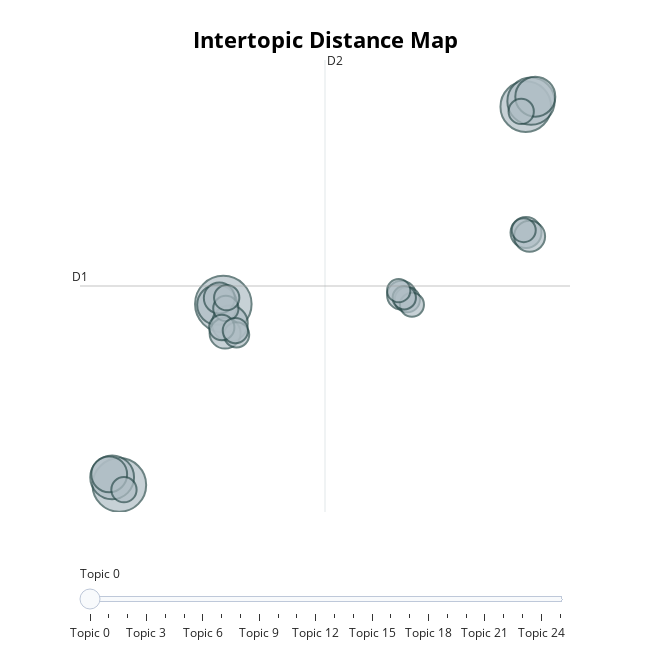

The notebook cell this image was saved under:
### Code cell
topic_model.visualize_topics()

### Figure 1 — Plotly figure (JSON) as saved in the notebook; plotly's stock layout.template omitted (floating-point values rounded to 4 significant figures)
{"data": [{"customdata": [[0, "corneal | pandemic | mask | athlete | political", 100], [1, "sexual | experience | health | ybmsm | woman", 90], [2, "withdrawal | cell | hsd | mx | tc", 80], [3, "gene | cm | sinws | cap | cell", 70], [4, "child | care | prevention | arid | hiv", 60], [5, "fi | value | dental | service | age", 50], [6, "film | gf | dog | vaccine | ct", 50], [7, "error | urine | injury | simulation | bladder", 40], [8, "pregnancy | exposure | association | life | mother", 40], [9, "variability | light | ice | fa | level", 30], [10, "knee | swing | nm | rad | damp", 30], [11, "unhealthy | cardiovascular | behaviour | chd | aac", 30], [12, "fecal | graze | gut | sample | host", 30], [13, "calf | feed | wm | mr | edms", 26], [14, "ptsd | disorder | amygdala | adjd | cpt", 20], [15, "hf | diuretic | iv | administration | home", 20], [16, "mri | scan | hearing | noise | exposure", 20], [17, "ed | overcrowding | patient | ihca | number", 20], [18, "csu | heartburn | rh | reflux | functional", 20], [19, "image | droplet | classification | manet | watershed", 20], [20, "work | job | employment | segment | stressor", 20], [21, "dengue | anti | housing | hepatitis | igg", 20], [22, "brain | matrix | printing | environment | design", 18], [23, "specie | plant | woody | forest | genus", 18], [24, "moisture | retrieval | soil | vegetation | sar", 17], [25, "carbon | route | financial | paper | market", 17]], "hovertemplate": "<b>Topic %{customdata[0]}</b><br>%{customdata[1]}<br>Size: %{customdata[2]}", "legendgroup": "", "marker": {"color": "#B0BEC5", "line": {"color": "DarkSlateGrey", "width": 2}, "size": [100, 90, 80, 70, 60, 50, 50, 40, 40, 30, 30, 30, 30, 26, 20, 20, 20, 20, 20, 20, 20, 20, 18, 18, 17, 17], "sizemode": "area", "sizeref": 0.0625, "symbol": "circle"}, "mode": "markers", "name": "", "orientation": "v", "showlegend": false, "type": "scatter", "x": [-4.406, -10.08, 12.1, 12.39, -10.47, -4.741, 12.62, -4.048, -10.63, 12.11, -4.308, -4.624, 12.31, 5.317, -4.267, -3.683, -4.491, -3.748, 11.85, 5.633, -4.221, -9.828, 5.889, 11.99, 5.47, 5.165], "xaxis": "x", "y": [1.922, -7.474, 12.18, 12.47, -7.084, 1.884, 12.7, 0.915, -6.924, 5.64, 0.4126, 2.235, 5.444, 2.386, 1.696, 0.3247, 0.7042, 0.5464, 11.93, 2.153, 2.254, -7.725, 1.889, 5.763, 2.253, 2.62], "yaxis": "y"}], "layout": {"annotations": [{"showarrow": false, "text": "D1", "x": -12.23, "y": 2.862, "yshift": 10}, {"showarrow": false, "text": "D2", "x": 1.143, "xshift": 10, "y": 14.61}], "height": 650, "hoverlabel": {"bgcolor": "white", "font": {"family": "Rockwell", "size": 16}}, "legend": {"itemsizing": "constant", "tracegroupgap": 0}, "margin": {"t": 60}, "shapes": [{"line": {"color": "#CFD8DC", "width": 2}, "type": "line", "x0": 1.143, "x1": 1.143, "y0": -8.883, "y1": 14.61}, {"line": {"color": "#9E9E9E", "width": 2}, "type": "line", "x0": -12.23, "x1": 14.51, "y0": 2.862, "y1": 2.862}], "sliders": [{"active": 0, "pad": {"t": 50}, "steps": [{"args": [{"marker.color": [["red", "#B0BEC5", "#B0BEC5", "#B0BEC5", "#B0BEC5", "#B0BEC5", "#B0BEC5", "#B0BEC5", "#B0BEC5", "#B0BEC5", "#B0BEC5", "#B0BEC5", "#B0BEC5", "#B0BEC5", "#B0BEC5", "#B0BEC5", "#B0BEC5", "#B0BEC5", "#B0BEC5", "#B0BEC5", "#B0BEC5", "#B0BEC5", "#B0BEC5", "#B0BEC5", "#B0BEC5", "#B0BEC5"]]}], "label": "Topic 0", "method": "update"}, {"args": [{"marker.color": [["#B0BEC5", "red", "#B0BEC5", "#B0BEC5", "#B0BEC5", "#B0BEC5", "#B0BEC5", "#B0BEC5", "#B0BEC5", "#B0BEC5", "#B0BEC5", "#B0BEC5", "#B0BEC5", "#B0BEC5", "#B0BEC5", "#B0BEC5", "#B0BEC5", "#B0BEC5", "#B0BEC5", "#B0BEC5", "#B0BEC5", "#B0BEC5", "#B0BEC5", "#B0BEC5", "#B0BEC5", "#B0BEC5"]]}], "label": "Topic 1", "method": "update"}, {"args": [{"marker.color": [["#B0BEC5", "#B0BEC5", "red", "#B0BEC5", "#B0BEC5", "#B0BEC5", "#B0BEC5", "#B0BEC5", "#B0BEC5", "#B0BEC5", "#B0BEC5", "#B0BEC5", "#B0BEC5", "#B0BEC5", "#B0BEC5", "#B0BEC5", "#B0BEC5", "#B0BEC5", "#B0BEC5", "#B0BEC5", "#B0BEC5", "#B0BEC5", "#B0BEC5", "#B0BEC5", "#B0BEC5", "#B0BEC5"]]}], "label": "Topic 2", "method": "update"}, {"args": [{"marker.color": [["#B0BEC5", "#B0BEC5", "#B0BEC5", "red", "#B0BEC5", "#B0BEC5", "#B0BEC5", "#B0BEC5", "#B0BEC5", "#B0BEC5", "#B0BEC5", "#B0BEC5", "#B0BEC5", "#B0BEC5", "#B0BEC5", "#B0BEC5", "#B0BEC5", "#B0BEC5", "#B0BEC5", "#B0BEC5", "#B0BEC5", "#B0BEC5", "#B0BEC5", "#B0BEC5", "#B0BEC5", "#B0BEC5"]]}], "label": "Topic 3", "method": "update"}, {"args": [{"marker.color": [["#B0BEC5", "#B0BEC5", "#B0BEC5", "#B0BEC5", "red", "#B0BEC5", "#B0BEC5", "#B0BEC5", "#B0BEC5", "#B0BEC5", "#B0BEC5", "#B0BEC5", "#B0BEC5", "#B0BEC5", "#B0BEC5", "#B0BEC5", "#B0BEC5", "#B0BEC5", "#B0BEC5", "#B0BEC5", "#B0BEC5", "#B0BEC5", "#B0BEC5", "#B0BEC5", "#B0BEC5", "#B0BEC5"]]}], "label": "Topic 4", "method": "update"}, {"args": [{"marker.color": [["#B0BEC5", "#B0BEC5", "#B0BEC5", "#B0BEC5", "#B0BEC5", "red", "#B0BEC5", "#B0BEC5", "#B0BEC5", "#B0BEC5", "#B0BEC5", "#B0BEC5", "#B0BEC5", "#B0BEC5", "#B0BEC5", "#B0BEC5", "#B0BEC5", "#B0BEC5", "#B0BEC5", "#B0BEC5", "#B0BEC5", "#B0BEC5", "#B0BEC5", "#B0BEC5", "#B0BEC5", "#B0BEC5"]]}], "label": "Topic 5", "method": "update"}, {"args": [{"marker.color": [["#B0BEC5", "#B0BEC5", "#B0BEC5", "#B0BEC5", "#B0BEC5", "#B0BEC5", "red", "#B0BEC5", "#B0BEC5", "#B0BEC5", "#B0BEC5", "#B0BEC5", "#B0BEC5", "#B0BEC5", "#B0BEC5", "#B0BEC5", "#B0BEC5", "#B0BEC5", "#B0BEC5", "#B0BEC5", "#B0BEC5", "#B0BEC5", "#B0BEC5", "#B0BEC5", "#B0BEC5", "#B0BEC5"]]}], "label": "Topic 6", "method": "update"}, {"args": [{"marker.color": [["#B0BEC5", "#B0BEC5", "#B0BEC5", "#B0BEC5", "#B0BEC5", "#B0BEC5", "#B0BEC5", "red", "#B0BEC5", "#B0BEC5", "#B0BEC5", "#B0BEC5", "#B0BEC5", "#B0BEC5", "#B0BEC5", "#B0BEC5", "#B0BEC5", "#B0BEC5", "#B0BEC5", "#B0BEC5", "#B0BEC5", "#B0BEC5", "#B0BEC5", "#B0BEC5", "#B0BEC5", "#B0BEC5"]]}], "label": "Topic 7", "method": "update"}, {"args": [{"marker.color": [["#B0BEC5", "#B0BEC5", "#B0BEC5", "#B0BEC5", "#B0BEC5", "#B0BEC5", "#B0BEC5", "#B0BEC5", "red", "#B0BEC5", "#B0BEC5", "#B0BEC5", "#B0BEC5", "#B0BEC5", "#B0BEC5", "#B0BEC5", "#B0BEC5", "#B0BEC5", "#B0BEC5", "#B0BEC5", "#B0BEC5", "#B0BEC5", "#B0BEC5", "#B0BEC5", "#B0BEC5", "#B0BEC5"]]}], "label": "Topic 8", "method": "update"}, {"args": [{"marker.color": [["#B0BEC5", "#B0BEC5", "#B0BEC5", "#B0BEC5", "#B0BEC5", "#B0BEC5", "#B0BEC5", "#B0BEC5", "#B0BEC5", "red", "#B0BEC5", "#B0BEC5", "#B0BEC5", "#B0BEC5", "#B0BEC5", "#B0BEC5", "#B0BEC5", "#B0BEC5", "#B0BEC5", "#B0BEC5", "#B0BEC5", "#B0BEC5", "#B0BEC5", "#B0BEC5", "#B0BEC5", "#B0BEC5"]]}], "label": "Topic 9", "method": "update"}, {"args": [{"marker.color": [["#B0BEC5", "#B0BEC5", "#B0BEC5", "#B0BEC5", "#B0BEC5", "#B0BEC5", "#B0BEC5", "#B0BEC5", "#B0BEC5", "#B0BEC5", "red", "#B0BEC5", "#B0BEC5", "#B0BEC5", "#B0BEC5", "#B0BEC5", "#B0BEC5", "#B0BEC5", "#B0BEC5", "#B0BEC5", "#B0BEC5", "#B0BEC5", "#B0BEC5", "#B0BEC5", "#B0BEC5", "#B0BEC5"]]}], "label": "Topic 10", "method": "update"}, {"args": [{"marker.color": [["#B0BEC5", "#B0BEC5", "#B0BEC5", "#B0BEC5", "#B0BEC5", "#B0BEC5", "#B0BEC5", "#B0BEC5", "#B0BEC5", "#B0BEC5", "#B0BEC5", "red", "#B0BEC5", "#B0BEC5", "#B0BEC5", "#B0BEC5", "#B0BEC5", "#B0BEC5", "#B0BEC5", "#B0BEC5", "#B0BEC5", "#B0BEC5", "#B0BEC5", "#B0BEC5", "#B0BEC5", "#B0BEC5"]]}], "label": "Topic 11", "method": "update"}, {"args": [{"marker.color": [["#B0BEC5", "#B0BEC5", "#B0BEC5", "#B0BEC5", "#B0BEC5", "#B0BEC5", "#B0BEC5", "#B0BEC5", "#B0BEC5", "#B0BEC5", "#B0BEC5", "#B0BEC5", "red", "#B0BEC5", "#B0BEC5", "#B0BEC5", "#B0BEC5", "#B0BEC5", "#B0BEC5", "#B0BEC5", "#B0BEC5", "#B0BEC5", "#B0BEC5", "#B0BEC5", "#B0BEC5", "#B0BEC5"]]}], "label": "Topic 12", "method": "update"}, {"args": [{"marker.color": [["#B0BEC5", "#B0BEC5", "#B0BEC5", "#B0BEC5", "#B0BEC5", "#B0BEC5", "#B0BEC5", "#B0BEC5", "#B0BEC5", "#B0BEC5", "#B0BEC5", "#B0BEC5", "#B0BEC5", "red", "#B0BEC5", "#B0BEC5", "#B0BEC5", "#B0BEC5", "#B0BEC5", "#B0BEC5", "#B0BEC5", "#B0BEC5", "#B0BEC5", "#B0BEC5", "#B0BEC5", "#B0BEC5"]]}], "label": "Topic 13", "method": "update"}, {"args": [{"marker.color": [["#B0BEC5", "#B0BEC5", "#B0BEC5", "#B0BEC5", "#B0BEC5", "#B0BEC5", "#B0BEC5", "#B0BEC5", "#B0BEC5", "#B0BEC5", "#B0BEC5", "#B0BEC5", "#B0BEC5", "#B0BEC5", "red", "#B0BEC5", "#B0BEC5", "#B0BEC5", "#B0BEC5", "#B0BEC5", "#B0BEC5", "#B0BEC5", "#B0BEC5", "#B0BEC5", "#B0BEC5", "#B0BEC5"]]}], "label": "Topic 14", "method": "update"}, {"args": [{"marker.color": [["#B0BEC5", "#B0BEC5", "#B0BEC5", "#B0BEC5", "#B0BEC5", "#B0BEC5", "#B0BEC5", "#B0BEC5", "#B0BEC5", "#B0BEC5", "#B0BEC5", "#B0BEC5", "#B0BEC5", "#B0BEC5", "#B0BEC5", "red", "#B0BEC5", "#B0BEC5", "#B0BEC5", "#B0BEC5", "#B0BEC5", "#B0BEC5", "#B0BEC5", "#B0BEC5", "#B0BEC5", "#B0BEC5"]]}], "label": "Topic 15", "method": "update"}, {"args": [{"marker.color": [["#B0BEC5", "#B0BEC5", "#B0BEC5", "#B0BEC5", "#B0BEC5", "#B0BEC5", "#B0BEC5", "#B0BEC5", "#B0BEC5", "#B0BEC5", "#B0BEC5", "#B0BEC5", "#B0BEC5", "#B0BEC5", "#B0BEC5", "#B0BEC5", "red", "#B0BEC5", "#B0BEC5", "#B0BEC5", "#B0BEC5", "#B0BEC5", "#B0BEC5", "#B0BEC5", "#B0BEC5", "#B0BEC5"]]}], "label": "Topic 16", "method": "update"}, {"args": [{"marker.color": [["#B0BEC5", "#B0BEC5", "#B0BEC5", "#B0BEC5", "#B0BEC5", "#B0BEC5", "#B0BEC5", "#B0BEC5", "#B0BEC5", "#B0BEC5", "#B0BEC5", "#B0BEC5", "#B0BEC5", "#B0BEC5", "#B0BEC5", "#B0BEC5", "#B0BEC5", "red", "#B0BEC5", "#B0BEC5", "#B0BEC5", "#B0BEC5", "#B0BEC5", "#B0BEC5", "#B0BEC5", "#B0BEC5"]]}], "label": "Topic 17", "method": "update"}, {"args": [{"marker.color": [["#B0BEC5", "#B0BEC5", "#B0BEC5", "#B0BEC5", "#B0BEC5", "#B0BEC5", "#B0BEC5", "#B0BEC5", "#B0BEC5", "#B0BEC5", "#B0BEC5", "#B0BEC5", "#B0BEC5", "#B0BEC5", "#B0BEC5", "#B0BEC5", "#B0BEC5", "#B0BEC5", "red", "#B0BEC5", "#B0BEC5", "#B0BEC5", "#B0BEC5", "#B0BEC5", "#B0BEC5", "#B0BEC5"]]}], "label": "Topic 18", "method": "update"}, {"args": [{"marker.color": [["#B0BEC5", "#B0BEC5", "#B0BEC5", "#B0BEC5", "#B0BEC5", "#B0BEC5", "#B0BEC5", "#B0BEC5", "#B0BEC5", "#B0BEC5", "#B0BEC5", "#B0BEC5", "#B0BEC5", "#B0BEC5", "#B0BEC5", "#B0BEC5", "#B0BEC5", "#B0BEC5", "#B0BEC5", "red", "#B0BEC5", "#B0BEC5", "#B0BEC5", "#B0BEC5", "#B0BEC5", "#B0BEC5"]]}], "label": "Topic 19", "method": "update"}, {"args": [{"marker.color": [["#B0BEC5", "#B0BEC5", "#B0BEC5", "#B0BEC5", "#B0BEC5", "#B0BEC5", "#B0BEC5", "#B0BEC5", "#B0BEC5", "#B0BEC5", "#B0BEC5", "#B0BEC5", "#B0BEC5", "#B0BEC5", "#B0BEC5", "#B0BEC5", "#B0BEC5", "#B0BEC5", "#B0BEC5", "#B0BEC5", "red", "#B0BEC5", "#B0BEC5", "#B0BEC5", "#B0BEC5", "#B0BEC5"]]}], "label": "Topic 20", "method": "update"}, {"args": [{"marker.color": [["#B0BEC5", "#B0BEC5", "#B0BEC5", "#B0BEC5", "#B0BEC5", "#B0BEC5", "#B0BEC5", "#B0BEC5", "#B0BEC5", "#B0BEC5", "#B0BEC5", "#B0BEC5", "#B0BEC5", "#B0BEC5", "#B0BEC5", "#B0BEC5", "#B0BEC5", "#B0BEC5", "#B0BEC5", "#B0BEC5", "#B0BEC5", "red", "#B0BEC5", "#B0BEC5", "#B0BEC5", "#B0BEC5"]]}], "label": "Topic 21", "method": "update"}, {"args": [{"marker.color": [["#B0BEC5", "#B0BEC5", "#B0BEC5", "#B0BEC5", "#B0BEC5", "#B0BEC5", "#B0BEC5", "#B0BEC5", "#B0BEC5", "#B0BEC5", "#B0BEC5", "#B0BEC5", "#B0BEC5", "#B0BEC5", "#B0BEC5", "#B0BEC5", "#B0BEC5", "#B0BEC5", "#B0BEC5", "#B0BEC5", "#B0BEC5", "#B0BEC5", "red", "#B0BEC5", "#B0BEC5", "#B0BEC5"]]}], "label": "Topic 22", "method": "update"}, {"args": [{"marker.color": [["#B0BEC5", "#B0BEC5", "#B0BEC5", "#B0BEC5", "#B0BEC5", "#B0BEC5", "#B0BEC5", "#B0BEC5", "#B0BEC5", "#B0BEC5", "#B0BEC5", "#B0BEC5", "#B0BEC5", "#B0BEC5", "#B0BEC5", "#B0BEC5", "#B0BEC5", "#B0BEC5", "#B0BEC5", "#B0BEC5", "#B0BEC5", "#B0BEC5", "#B0BEC5", "red", "#B0BEC5", "#B0BEC5"]]}], "label": "Topic 23", "method": "update"}, {"args": [{"marker.color": [["#B0BEC5", "#B0BEC5", "#B0BEC5", "#B0BEC5", "#B0BEC5", "#B0BEC5", "#B0BEC5", "#B0BEC5", "#B0BEC5", "#B0BEC5", "#B0BEC5", "#B0BEC5", "#B0BEC5", "#B0BEC5", "#B0BEC5", "#B0BEC5", "#B0BEC5", "#B0BEC5", "#B0BEC5", "#B0BEC5", "#B0BEC5", "#B0BEC5", "#B0BEC5", "#B0BEC5", "red", "#B0BEC5"]]}], "label": "Topic 24", "method": "update"}, {"args": [{"marker.color": [["#B0BEC5", "#B0BEC5", "#B0BEC5", "#B0BEC5", "#B0BEC5", "#B0BEC5", "#B0BEC5", "#B0BEC5", "#B0BEC5", "#B0BEC5", "#B0BEC5", "#B0BEC5", "#B0BEC5", "#B0BEC5", "#B0BEC5", "#B0BEC5", "#B0BEC5", "#B0BEC5", "#B0BEC5", "#B0BEC5", "#B0BEC5", "#B0BEC5", "#B0BEC5", "#B0BEC5", "#B0BEC5", "red"]]}], "label": "Topic 25", "method": "update"}]}], "title": {"font": {"color": "Black", "size": 22}, "text": "<b>Intertopic Distance Map</b>", "x": 0.5, "xanchor": "center", "y": 0.95, "yanchor": "top"}, "width": 650, "xaxis": {"anchor": "y", "domain": [0, 1], "range": [-12.23, 14.51], "title": {"text": ""}, "visible": false}, "yaxis": {"anchor": "x", "domain": [0, 1], "range": [-8.883, 14.61], "title": {"text": ""}, "visible": false}}}
